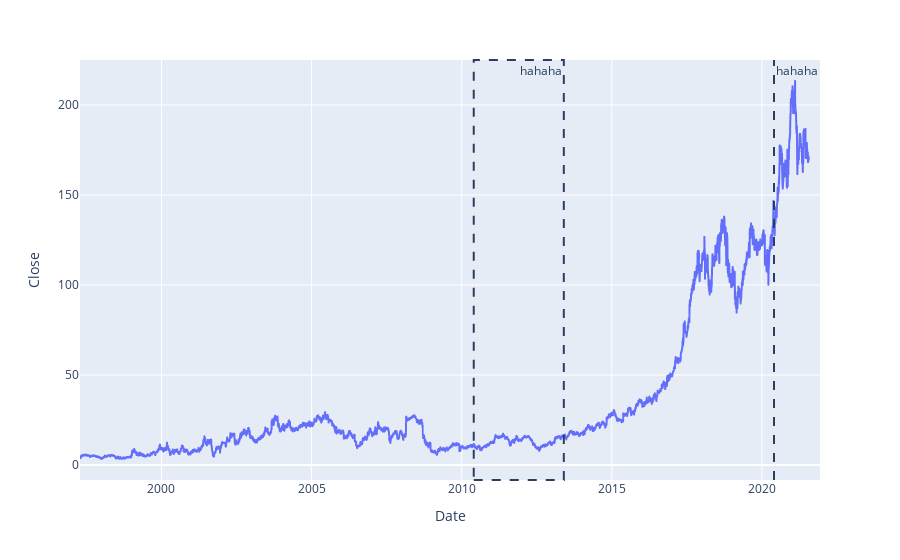

Here is the notebook cell this chart was saved with:
### Code cell
import plotly.express as px

# df = px.data.stocks()
# df.reset_index(inplace=True)
fig = px.line(df, x="Date", y="Close")
fig.add_vline(x=datetime.datetime(2020,5,27).timestamp() * 1000, line_dash='dash', annotation_text="hahaha")
fig.add_vrect(x0=datetime.datetime(2010,5,27).timestamp() * 1000, x1=datetime.datetime(2013,5,27).timestamp() * 1000,line_dash='dash', annotation_text="hahaha")
fig.show()

### Figure 1 — Plotly figure (JSON) as saved in the notebook; plotly's stock layout.template omitted (floating-point values rounded to 4 significant figures; data arrays with more than 128 entries replaced by an {"elided": "..."} marker saying what was removed)
{"data": [{"hovertemplate": "Date=%{x}<br>Close=%{y}<extra></extra>", "legendgroup": "", "line": {"color": "#636efa", "dash": "solid"}, "mode": "lines", "name": "", "showlegend": false, "type": "scattergl", "x": {"elided": "6094 str values"}, "xaxis": "x", "y": {"elided": "6094 float values"}, "yaxis": "y"}], "layout": {"annotations": [{"showarrow": false, "text": "hahaha", "x": 1590552000000, "xanchor": "left", "xref": "x", "y": 1, "yanchor": "top", "yref": "y domain"}, {"showarrow": false, "text": "hahaha", "x": 1369627200000, "xanchor": "right", "xref": "x", "y": 1, "yanchor": "top", "yref": "y domain"}], "autosize": true, "legend": {"tracegroupgap": 0}, "margin": {"t": 60}, "shapes": [{"line": {"dash": "dash"}, "type": "line", "x0": 1590552000000, "x1": 1590552000000, "xref": "x", "y0": 0, "y1": 1, "yref": "y domain"}, {"line": {"dash": "dash"}, "type": "rect", "x0": 1274932800000, "x1": 1369627200000, "xref": "x", "y0": 0, "y1": 1, "yref": "y domain"}], "xaxis": {"anchor": "y", "autorange": true, "domain": [0, 1], "range": ["1997-04-15", "2022-02-24 05:03:52.4409"], "title": {"text": "Date"}, "type": "date"}, "yaxis": {"anchor": "x", "autorange": true, "domain": [0, 1], "range": [-8.334, 225.0], "title": {"text": "Close"}, "type": "linear"}}}
